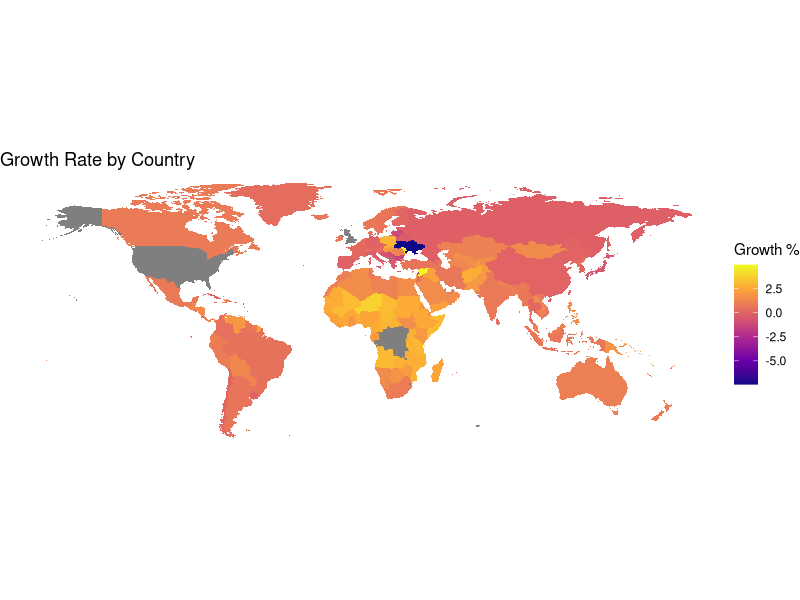
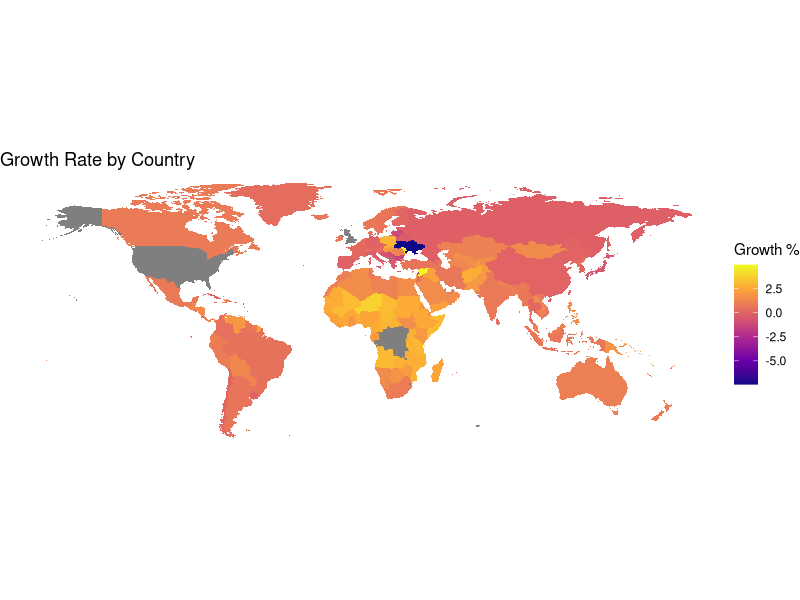

Source code (R) for these figures, in order:
# Load the necessary libraries
library(dplyr)
library(ggplot2)
library(tidyverse)

# Import the world_population.csv dataset
world_population <- read.csv("world_population_data.csv")

# Remove '%' from growth_rate column
world_population <- world_population %>%
        mutate(growth_rate = as.numeric(sub("%", "", growth_rate)))

# Create dataframe for world coordinates using map_data
world_coordinates <- map_data("world")

# Add map_data data, remove Antarctica, and join by region
world_map <- map_data("world") %>%
        filter(region != "Antarctica") %>%
        left_join(world_population, by = c("region" = "country"))

# Create a geom_polygon plot using ggplot2
print(ggplot(world_map) +
        geom_polygon(aes(long, lat, group = group, fill = growth_rate)) +
        coord_quickmap() +
        scale_fill_viridis_c(option = "plasma") +

        # Add labels to the plot
        labs(fill = "Growth %") +
        ggtitle("Growth Rate by Country") +

        # Tweak display of theme
        theme_void())

# Save the plot as a PNG file
ggsave("plot.png", dpi = 300)
